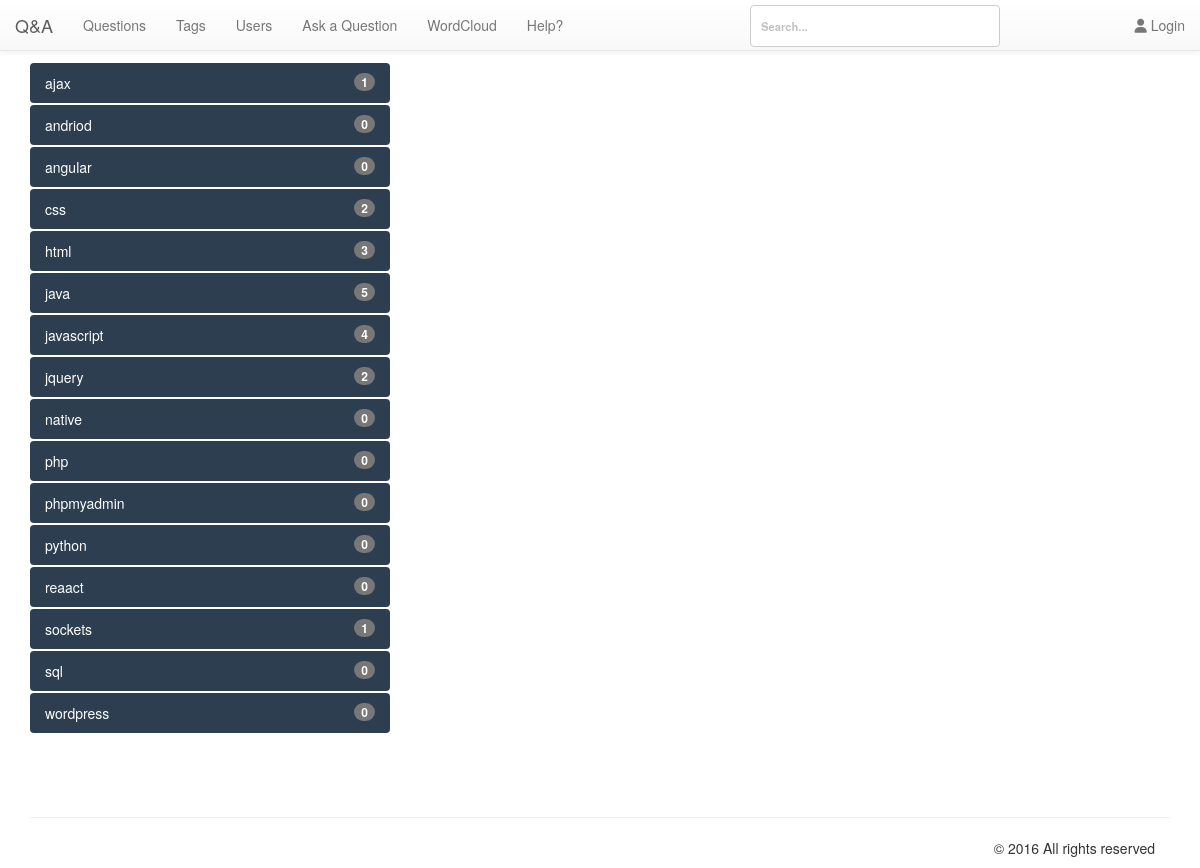
/pages/tags.php, run on the app's committed database.
### tables this page shows
CREATE TABLE `qa_words` (
  `wordid` int(10) UNSIGNED NOT NULL,
  `word` varchar(80) NOT NULL,
  `titlecount` int(10) UNSIGNED NOT NULL DEFAULT '0',
  `contentcount` int(10) UNSIGNED NOT NULL DEFAULT '0',
  `tagwordcount` int(10) UNSIGNED NOT NULL DEFAULT '0',
  `tagcount` int(10) UNSIGNED NOT NULL DEFAULT '0'
);

### db/db.php (called while the page is built, shortened)
<?php
class Db {
	protected static $connection;
	public function connect() {
		if(!isset(self::$connection)) {
			self::$connection = new mysqli('localhost','admin','M0n@rch$','cs518');
		}
		return self::$connection;
	}
	public function query($query) {
		$connection = $this -> connect();
		$result = $connection -> query($query);
		return $result;
	}
	public function select($query) {
		$rows = array();
		$result = $this -> query($query);
		while ($row = $result -> fetch_assoc()) {
			$rows[] = $row;
		}
		return $rows;
	}
}

### pages/tags.php (the view, shortened to what this page needs)
<?php
include ("header.php");
include ("navbar.php");
include_once ($_SERVER['DOCUMENT_ROOT']."/db/db.php");
$bbcode = new BBCode;
$connection = new Db();
if (isset($_GET['tag'])):
$tag = $_GET['tag'];
$query = $connection -> select("SELECT `postid`, `userid`, `upvotes`, `downvotes`, `netvotes`, `created`, `title`, `content`, `tags` FROM `qa_posts` WHERE `type`='Q' AND `tags` LIKE '%".$tag."%'");
?>
<div class="container">
  <div id="content">
    <h1>Tagged Questions  </h1><blockquote>
      <em> <?php echo $tag; ?></em>
    </blockquote>
      <ul id="tabs" class="nav nav-tabs" data-tabs="tabs">
          <li class="active"><a href="#red" data-toggle="tab">Recent</a></li>
      </ul>
      <div id="my-tab-content" class="tab-content">
          <div class="tab-pane active" id="red">
            <div class="panel-body">
                <ul class="list-group">
                                  <li class="list-group-item">
<?php
$red = $connection -> select("SELECT `title`,`content`,`qa_posts`.`created`, `qa_posts`.`postid`, `qa_posts`.`acount`, `qa_users`.`handle`, `netvotes`,`avatarblobid` FROM `qa_posts` LEFT JOIN `qa_users` ON `qa_posts`.`userid` = `qa_users`.`userid`  WHERE `type`='Q' AND `tags` LIKE '%".$tag."%' ORDER BY `qa_posts`.`created` DESC;");
$hrred = (int)count($red);
 foreach ($red as $key => $value):
   $profile = $connection -> select("SELECT `filename`, `qa_users`.`handle`, `gravatar` FROM `qa_users` INNER JOIN `qa_blobs` ON `qa_users`.`avatarblobid` = `qa_blobs`.`blobid` WHERE `qa_blobs`.blobid=".$value['avatarblobid'].";");
   if(count($profile) == 1){
   foreach ($profile as $key => $val){
    $pic = $val['filename'];
    $na = $val['handle'];
    if ($val['gravatar'] == 0) {
      $pic =	"<img src='/img/uploads/".$val['filename']."' class='img-circle' style='width:24px;height:24px;' title='".$val['handle']."'/>";
    } else {
      $pic =	"<img src='".$val['filename']."' class='img-circle' style='width:24px;height:24px;' title='".$val['handle']."'/>";
    }
    }
 }
   ?>
  <div class="row">
    <div class="col-xs-2 col-md-1">
        <div class="text-center fa-2x"><?php  echo $value['netvotes']; ?>
        </div>
        <div class="text-center">Votes</div>
        <div class="text-center"><i class="fa fa-thumbs-o-up" aria-hidden="true"></i></div>
      </div>
      <div class="col-xs-10 col-md-11">
          <div class="col-xs-10 col-md-11">
              <a href="/pages/questions.php?qa=<?php echo $value['postid']; ?>"><?php echo html_entity_decode($bbcode->Parse($value['title'])); ?>
                  </a>
                  <div class="action">
                  <?php
                  $tags = $connection -> select("SELECT `qa_tagwords`.`postid`, `qa_tagwords`.`wordid`, `word` FROM `qa_tagwords` INNER JOIN `qa_words` ON `qa_words`.`wordid` = `qa_tagwords`.`wordid` WHERE `qa_tagwords`.`postid` = ".$value['postid'].";");
                  foreach ($tags as $key => $tagv) {
                    echo '<a href="/pages/tags.php?tag='.$tagv['word'].'" class="btn btn-labeled btn-xs" title="Edit">
                        <i class="fa fa-tag" aria-hidden="true"></i>&nbsp;'.$tagv['word'].'
                    </a>&nbsp;&nbsp;';
                    }
                   ?>
                  </div>
              <div class="footer content">
                  asked <?php echo time_elapsed_string($value['created']); echo " by  <a href='/pages/users.php?handle=".$na."'>".$pic."&nbsp;".$value['handle']."</a>"; ?>
              </div>
          </div>
      </div>
  </div>
  <?php
    if($hrred != 1){
      echo '<hr>';
    $hrred--;
  }
endforeach; ?>
</li>
<ul>
</div>
</div>
</div>
</div>
</div>
<?php else: ?>
<div class="container">
        <div class="row">
          <ul class="nav nav-pills nav-stacked tag-list">
            <?php
              $sql = $connection -> select("SELECT `wordid`, `word`, `titlecount`, `contentcount`, `tagwordcount`, `tagcount`, (`contentcount` + `tagwordcount` + `tagcount`) AS `Total` FROM `qa_words` GROUP BY `wordid` ORDER BY `word` ASC ");
             foreach ($sql as $key => $value){
               $sql1 = $connection -> select("SELECT count(*) AS `total` FROM `qa_posts` WHERE `title` LIKE '%".$value['word']."%' OR `content` LIKE '%".$value['word']."%'");
               foreach ($sql1 as $key => $val) {
                 $ttl = $val['total'];
                }
              echo '<li class="col-md-4">
    <a href="/pages/tags.php?tag='.$value['word'].'" style="background-color: #2C3E50; color:#FFF;">
    <span class="badge pull-right">'.$ttl.'</span>'.$value['word'].'
    </a>
  </li>';
} ?>
              				  			</ul>
      </div>
  </div>
<?php endif; ?>
<?php include_once 'footer.php';?>

### css/style.css (style rules this page uses)
div.container a { text-decoration: none; }
div.container { margin-top: 4.5em !important; }

### css/demo.css (style rules this page uses)
*, *:after, *:before { -webkit-box-sizing: border-box; box-sizing: border-box; }
body { background: #c1c1c1 url(../img/unsplash.jpg) no-repeat center bottom; color: #fff; font-size: 1em; font-family: 'Raleway', Arial, sans-serif; min-height: 500px; }
a { color: #fff; text-decoration: none; outline: none; }

### css/component.css (style rules this page uses)
html, body { height: 100%; }
body { overflow-x: hidden; overflow-y: scroll; }

### data on the page
qa_words: ttl "1", word "ajax"
qa_words: ttl "0", word "andriod"
qa_words: ttl "0", word "angular"
qa_words: ttl "2", word "css"
qa_words: ttl "3", word "html"
qa_words: ttl "5", word "java"
qa_words: ttl "4", word "javascript"
qa_words: ttl "2", word "jquery"
qa_words: ttl "0", word "native"
qa_words: ttl "0", word "php"
qa_words: ttl "0", word "phpmyadmin"
qa_words: ttl "0", word "python"
qa_words: ttl "0", word "reaact"
qa_words: ttl "1", word "sockets"
qa_words: ttl "0", word "sql"
qa_words: ttl "0", word "wordpress"
